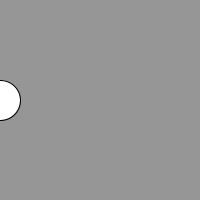
Frame 1 (no input)
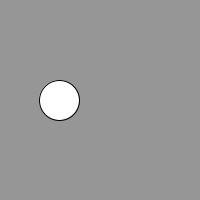
Frame 60 (the mouse pressed at the canvas centre just before this capture)
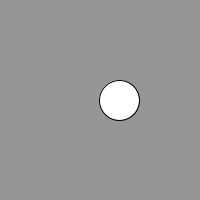
Frame 120 (the mouse held since frame 60 and released just before this capture)

The Processing sketch that drew these frames (run headless with seeded random() and noise(); from frame 60 on, the mouse is pressed at the canvas centre):

// Processing sketch: iteration_and_conditionals
// ── iteration_and_conditionals.pde
float x = 0;
int positionx = 0;
int positiony = 100;

void setup() {
  // Create canvas to work on
  size(200, 200);
}

void draw() {
  
  background(150);
  x += 1;
  println("In draw function, x has this value: ");
  println(x);
  
  ellipse(positionx, positiony, 40, 40);
  positionx += 1;
  positiony += 0;
}
